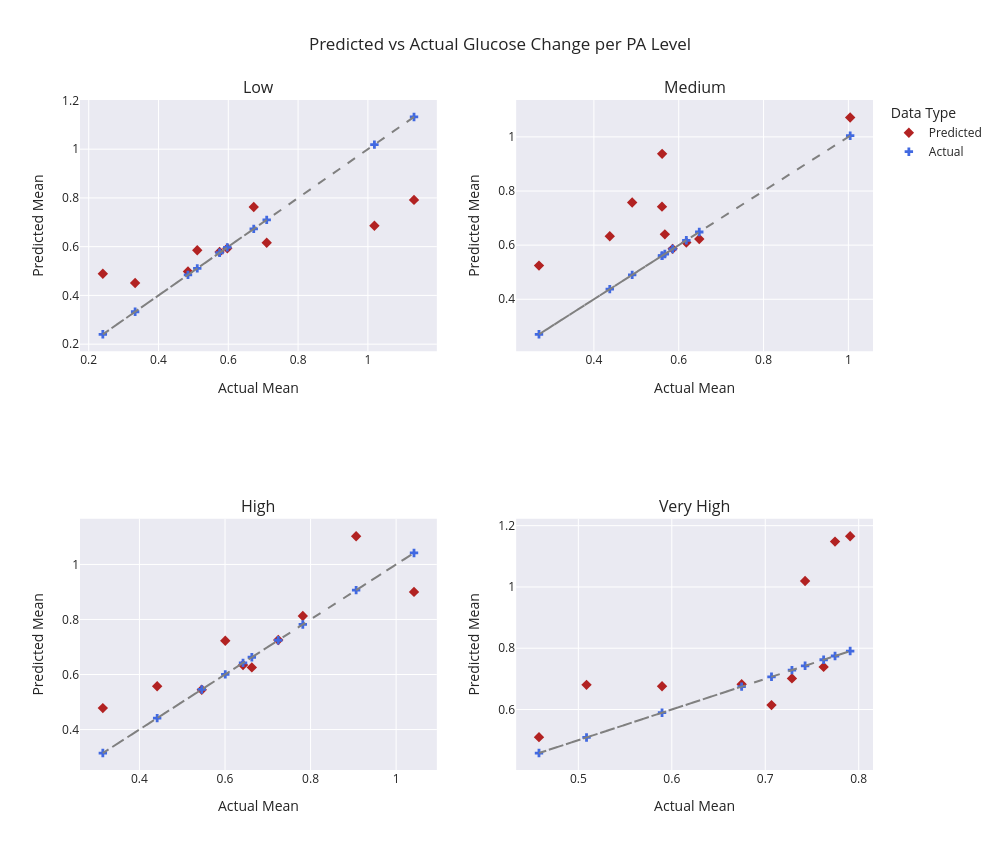

The code cell stored with this chart in its notebook:
### Code cell
import os
import pandas as pd
import plotly.graph_objects as go
from plotly.subplots import make_subplots

ID_PREFIX = "HUPA"
rename_mapping = {
    "Lows": "Low",
    "Mediums": "Medium",
    "Highs": "High",
    "Very Highs": "Very High"
}
new_category_order = ["Low", "Medium", "High", "Very High"]

directories = [d for d in os.listdir() if os.path.isdir(d) and d.startswith(ID_PREFIX)]

combined_df = []
for directory in directories:
    file_path = os.path.join(directory, "rolling_window_glucose_prediction.csv")
    if os.path.exists(file_path):
        df = pd.read_csv(file_path)
        df['Participant'] = directory
        df['Category'] = df['Category'].replace(rename_mapping)
        combined_df.append(df)

combined_df = pd.concat(combined_df, ignore_index=True)
combined_df['Category'] = pd.Categorical(combined_df['Category'], categories=new_category_order, ordered=True)

mean_df = combined_df.groupby(['Participant', 'Category'], as_index=False, observed=False).agg({
    'Predicted Mean': 'mean',
    'Actual Next Day Mean': 'mean'
})

fig = make_subplots(
    rows=2, cols=2,
    subplot_titles=new_category_order,
    shared_xaxes=False, shared_yaxes=False
)

subplot_map = {
    "Low": (1, 1),
    "Medium": (1, 2),
    "High": (2, 1),
    "Very High": (2, 2)
}

for level in new_category_order:
    sub_df = mean_df[mean_df['Category'] == level]
    row, col = subplot_map[level]

    fig.add_trace(go.Scatter(
        x=sub_df['Actual Next Day Mean'],
        y=sub_df['Predicted Mean'],
        mode='markers',
        marker=dict(symbol='diamond', size=8, color='firebrick'),
        name='Predicted',
        showlegend=(row == 1 and col == 1)
    ), row=row, col=col)

    fig.add_trace(go.Scatter(
        x=sub_df['Actual Next Day Mean'],
        y=sub_df['Actual Next Day Mean'],
        mode='markers',
        marker=dict(symbol='cross', size=7, color='royalblue'),
        name='Actual',
        showlegend=(row == 1 and col == 1)
    ), row=row, col=col)

    fig.add_trace(go.Scatter(
        x=sub_df['Actual Next Day Mean'],
        y=sub_df['Actual Next Day Mean'],
        mode='lines',
        line=dict(color='gray', dash='dash'),
        showlegend=False
    ), row=row, col=col)

    fig.update_xaxes(title_text="Actual Mean", row=row, col=col)
    fig.update_yaxes(title_text="Predicted Mean", row=row, col=col)

fig.update_layout(
    height=850,
    width=1000,
    template='seaborn',
    title="Predicted vs Actual Glucose Change per PA Level",
    legend_title="Data Type"
)

fig.show()

### Figure 1 — Plotly figure (JSON) as saved in the notebook; plotly's stock layout.template omitted (floating-point values rounded to 4 significant figures)
{"data": [{"marker": {"color": "firebrick", "size": 8, "symbol": "diamond"}, "mode": "markers", "name": "Predicted", "showlegend": true, "type": "scatter", "x": [1.132, 0.4845, 0.6729, 1.019, 0.333, 0.5111, 0.2405, 0.5972, 0.575, 0.7101], "xaxis": "x", "y": [0.7918, 0.4984, 0.7625, 0.6861, 0.4511, 0.5854, 0.489, 0.5931, 0.5786, 0.6163], "yaxis": "y"}, {"marker": {"color": "royalblue", "size": 7, "symbol": "cross"}, "mode": "markers", "name": "Actual", "showlegend": true, "type": "scatter", "x": [1.132, 0.4845, 0.6729, 1.019, 0.333, 0.5111, 0.2405, 0.5972, 0.575, 0.7101], "xaxis": "x", "y": [1.132, 0.4845, 0.6729, 1.019, 0.333, 0.5111, 0.2405, 0.5972, 0.575, 0.7101], "yaxis": "y"}, {"line": {"color": "gray", "dash": "dash"}, "mode": "lines", "showlegend": false, "type": "scatter", "x": [1.132, 0.4845, 0.6729, 1.019, 0.333, 0.5111, 0.2405, 0.5972, 0.575, 0.7101], "xaxis": "x", "y": [1.132, 0.4845, 0.6729, 1.019, 0.333, 0.5111, 0.2405, 0.5972, 0.575, 0.7101], "yaxis": "y"}, {"marker": {"color": "firebrick", "size": 8, "symbol": "diamond"}, "mode": "markers", "name": "Predicted", "showlegend": false, "type": "scatter", "x": [1.004, 0.4902, 0.5609, 0.5605, 0.4374, 0.5673, 0.2706, 0.6484, 0.5856, 0.6179], "xaxis": "x2", "y": [1.071, 0.7575, 0.9371, 0.7421, 0.6327, 0.6399, 0.5243, 0.6225, 0.5864, 0.6096], "yaxis": "y2"}, {"marker": {"color": "royalblue", "size": 7, "symbol": "cross"}, "mode": "markers", "name": "Actual", "showlegend": false, "type": "scatter", "x": [1.004, 0.4902, 0.5609, 0.5605, 0.4374, 0.5673, 0.2706, 0.6484, 0.5856, 0.6179], "xaxis": "x2", "y": [1.004, 0.4902, 0.5609, 0.5605, 0.4374, 0.5673, 0.2706, 0.6484, 0.5856, 0.6179], "yaxis": "y2"}, {"line": {"color": "gray", "dash": "dash"}, "mode": "lines", "showlegend": false, "type": "scatter", "x": [1.004, 0.4902, 0.5609, 0.5605, 0.4374, 0.5673, 0.2706, 0.6484, 0.5856, 0.6179], "xaxis": "x2", "y": [1.004, 0.4902, 0.5609, 0.5605, 0.4374, 0.5673, 0.2706, 0.6484, 0.5856, 0.6179], "yaxis": "y2"}, {"marker": {"color": "firebrick", "size": 8, "symbol": "diamond"}, "mode": "markers", "name": "Predicted", "showlegend": false, "type": "scatter", "x": [0.9065, 0.5457, 1.042, 0.7819, 0.6006, 0.4415, 0.3145, 0.6627, 0.6422, 0.7244], "xaxis": "x3", "y": [1.102, 0.5446, 0.9002, 0.8124, 0.7225, 0.5571, 0.4779, 0.6258, 0.6346, 0.7255], "yaxis": "y3"}, {"marker": {"color": "royalblue", "size": 7, "symbol": "cross"}, "mode": "markers", "name": "Actual", "showlegend": false, "type": "scatter", "x": [0.9065, 0.5457, 1.042, 0.7819, 0.6006, 0.4415, 0.3145, 0.6627, 0.6422, 0.7244], "xaxis": "x3", "y": [0.9065, 0.5457, 1.042, 0.7819, 0.6006, 0.4415, 0.3145, 0.6627, 0.6422, 0.7244], "yaxis": "y3"}, {"line": {"color": "gray", "dash": "dash"}, "mode": "lines", "showlegend": false, "type": "scatter", "x": [0.9065, 0.5457, 1.042, 0.7819, 0.6006, 0.4415, 0.3145, 0.6627, 0.6422, 0.7244], "xaxis": "x3", "y": [0.9065, 0.5457, 1.042, 0.7819, 0.6006, 0.4415, 0.3145, 0.6627, 0.6422, 0.7244], "yaxis": "y3"}, {"marker": {"color": "firebrick", "size": 8, "symbol": "diamond"}, "mode": "markers", "name": "Predicted", "showlegend": false, "type": "scatter", "x": [0.7747, 0.7067, 0.7909, 0.7426, 0.5895, 0.5087, 0.4579, 0.7286, 0.7625, 0.6748], "xaxis": "x4", "y": [1.148, 0.6145, 1.165, 1.019, 0.6759, 0.6805, 0.5098, 0.7015, 0.7391, 0.6823], "yaxis": "y4"}, {"marker": {"color": "royalblue", "size": 7, "symbol": "cross"}, "mode": "markers", "name": "Actual", "showlegend": false, "type": "scatter", "x": [0.7747, 0.7067, 0.7909, 0.7426, 0.5895, 0.5087, 0.4579, 0.7286, 0.7625, 0.6748], "xaxis": "x4", "y": [0.7747, 0.7067, 0.7909, 0.7426, 0.5895, 0.5087, 0.4579, 0.7286, 0.7625, 0.6748], "yaxis": "y4"}, {"line": {"color": "gray", "dash": "dash"}, "mode": "lines", "showlegend": false, "type": "scatter", "x": [0.7747, 0.7067, 0.7909, 0.7426, 0.5895, 0.5087, 0.4579, 0.7286, 0.7625, 0.6748], "xaxis": "x4", "y": [0.7747, 0.7067, 0.7909, 0.7426, 0.5895, 0.5087, 0.4579, 0.7286, 0.7625, 0.6748], "yaxis": "y4"}], "layout": {"annotations": [{"font": {"size": 16}, "showarrow": false, "text": "Low", "x": 0.225, "xanchor": "center", "xref": "paper", "y": 1, "yanchor": "bottom", "yref": "paper"}, {"font": {"size": 16}, "showarrow": false, "text": "Medium", "x": 0.775, "xanchor": "center", "xref": "paper", "y": 1, "yanchor": "bottom", "yref": "paper"}, {"font": {"size": 16}, "showarrow": false, "text": "High", "x": 0.225, "xanchor": "center", "xref": "paper", "y": 0.375, "yanchor": "bottom", "yref": "paper"}, {"font": {"size": 16}, "showarrow": false, "text": "Very High", "x": 0.775, "xanchor": "center", "xref": "paper", "y": 0.375, "yanchor": "bottom", "yref": "paper"}], "height": 850, "legend": {"title": {"text": "Data Type"}}, "title": {"text": "Predicted vs Actual Glucose Change per PA Level"}, "width": 1000, "xaxis": {"anchor": "y", "domain": [0, 0.45], "title": {"text": "Actual Mean"}}, "xaxis2": {"anchor": "y2", "domain": [0.55, 1], "title": {"text": "Actual Mean"}}, "xaxis3": {"anchor": "y3", "domain": [0, 0.45], "title": {"text": "Actual Mean"}}, "xaxis4": {"anchor": "y4", "domain": [0.55, 1], "title": {"text": "Actual Mean"}}, "yaxis": {"anchor": "x", "domain": [0.625, 1], "title": {"text": "Predicted Mean"}}, "yaxis2": {"anchor": "x2", "domain": [0.625, 1], "title": {"text": "Predicted Mean"}}, "yaxis3": {"anchor": "x3", "domain": [0, 0.375], "title": {"text": "Predicted Mean"}}, "yaxis4": {"anchor": "x4", "domain": [0, 0.375], "title": {"text": "Predicted Mean"}}}}
